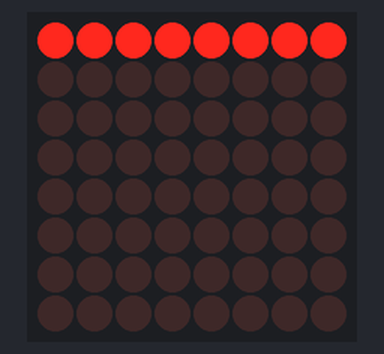
A sketch run on a simulated Arduino Uno, built with avr-gcc and run on an emulated ATmega328P. Parts: 8×8 LED matrix.

Above: at 0.15 s.
At 4.55 s:
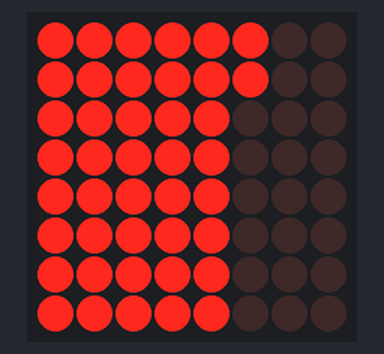
At 10.01 s:
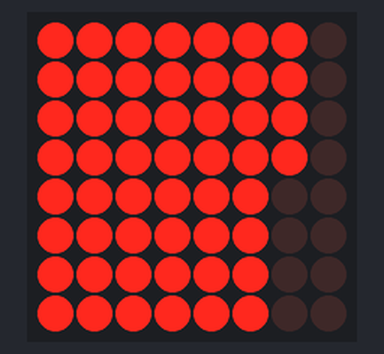
At 20.68 s:
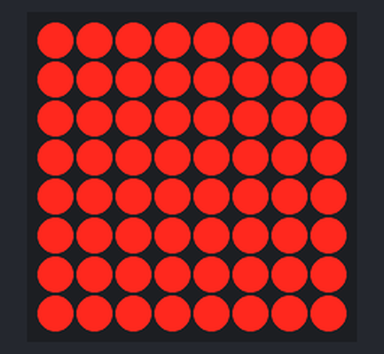
At 29.91 s:
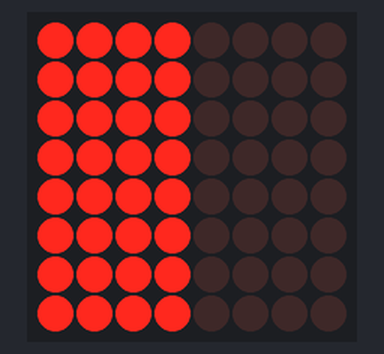
At 39.54 s:
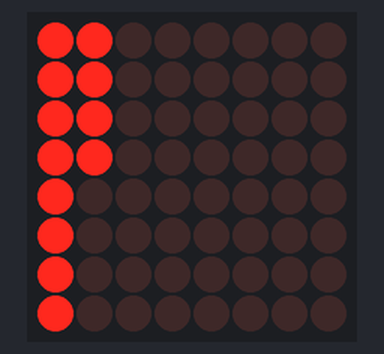

The sketch:

Led_Matrix_7219.ino
```cpp
/*
 * 7219Matrix
 * Controls an LED matrix with a Maxim 7219.
 *
 * Pin assignments
 * pin 10 is connected to LOAD pin 12
 * pin 11 is connected to the CLK pin 13
 * pin 12 is connected to the MAX7219 pin 1
 */
#include <LedControl.h>

const int waitTime = 16;
LedControl lc = LedControl(12,11,10,1);

void setup()
{
  // The zero refers to the MAX7219 number, it is zero for 1 chip
  lc.shutdown(0, false);  // Turn off power saving, enables display.
  lc.setIntensity(0, 15);  // Sets brightness (0~15 possible values).
  lc.clearDisplay(0);     // Clear screen.
}

void loop()
{
  for (int rowOffset = 7; rowOffset > -8; --rowOffset) {
    int row = 7 - abs(rowOffset);
    lc.setRow(0, row, 0b11111111);
    delay(waitTime);
    lc.setRow(0, row, 0b00000000);
    delay(waitTime);
  }

  for (int colOffset = 7; colOffset > -8; --colOffset) {
    int col = 7 - abs(colOffset);
    lc.setColumn(0, col, 0b11111111);
    delay(waitTime);
    lc.setColumn(0, col, 0b00000000);
    delay(waitTime);
  }

  for (int row = 0; row < 8; ++row) {
    for (int col = 0; col < 8; ++col) {
      lc.setLed(0, col, row, true);   // Turns on LED at col, row.
      delay(waitTime);
      lc.setLed(0, col, row, false);  // Turns off LED at col, row.
      delay(waitTime);
    }
  }

  for (int row = 0; row < 8; ++row) {
    for (int col = 0; col < 8; ++col) {
      lc.setLed(0, col, row, true);
      delay(2 * waitTime);
    }
  }
}
```
